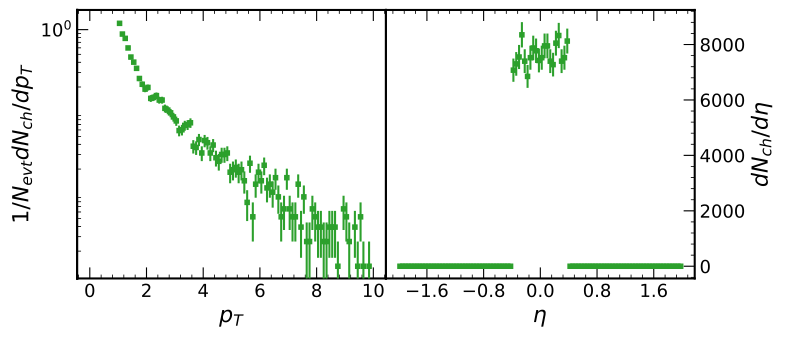

This figure's Python source:
import numpy as np
import ROOT
import pickle #import 2.76 data
import matplotlib.ticker as plticker
import matplotlib.pyplot as plt

import scipy
from scipy import interpolate

import sys
sys.path.append("JPyPlotRatio");
#sys.path.append("/home/jasper/Asiakirjat/projects/JPyPlotRatio");


import JPyPlotRatio

f = ROOT.TFile("AnalysisResults.root","read")

dataTypePlotParams = [
        {'plotType':'data','color':'C2','fmt':'s','xshift':0.0,'markersize':3.0},
        
]

# define panel/xaxis limits/titles
ny = 1;
nx = 2;
xlimits = [(0.,60.)];
ylimits = [(-2.7*1e-7,3.4*1e-7),(-1,800)];
xtitle = ["$p_{T}$","$\\eta$"];
ytitle = ["$1/N_{evt} dN_{ch}/dp_T$","$dN_{ch}/d\\eta$"];
Nevt = 7640.0;


plot = JPyPlotRatio.JPyPlotRatio(panels=(ny,nx),panelsize=(4,5),disableRatio=[0],
        panelPrivateScale=[1],
        #panelPrivateRowBounds={1:ylimits[1]},
        legendPanel=0,legendLoc=(0.18,0.72),legendSize=7,ylabel=ytitle[0],ylabelRight=ytitle[1], xlabel={0:xtitle[0],1:xtitle[1]});


##plot.EnableLatex(True);

plot.GetAxes(1).yaxis.tick_right()

hist_pt = f.Get("twoparcorcombexample/hChargedJetPt")
hist_eta = f.Get("twoparcorcombexample/hChargedJetEta")

hist_pt.Scale(1./Nevt,"width")
hist_eta.Scale(1.,"width")

p = plot.Add(0,hist_pt,**dataTypePlotParams[0]);
p = plot.Add(1,hist_eta,**dataTypePlotParams[0]);

plot.GetAxes(0).set_yscale("log")
for k,a in enumerate(plot.ax[:,0]):
        a.set_yscale("log");
        a.set_yticks([(10**i) for i in range(0,5)]);

plot.Plot();
plot.Save("figs/JetInclusive.pdf");
